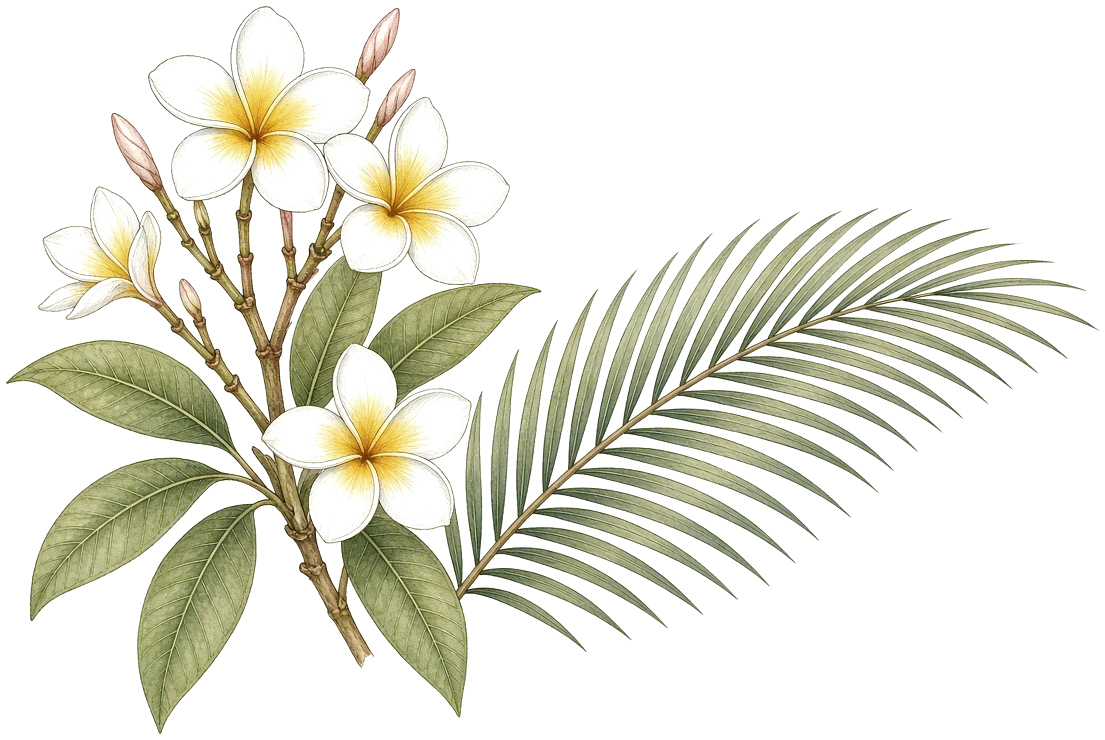
#> input picture source/art/bali_branch.webp, 1105 x 740 px
$ python -i prep_art.py   (imports and definitions only)
#> lines starting #> are read from the running program, lines starting #| are printed output that depends on the picture; after the words box and inside, x2 and y2 are one past the last pixel; in counts of white or black regions, pixels touching at a corner belong together
#> further down, picture is the input picture: PIL image 1105x740 RGBA; mean R, G, B, A 50.5, 49.3, 22.9, 41.7
#!/usr/bin/env python3
"""把 art_raw/ 里的装饰插画（白底/灰底 JPG）抠成透明 WebP，存到 art/。
Decorative illustrations only — the user's own photos are never touched here.

  watercolor (landscape / branch / landmark): white -> transparent (color-to-alpha)
  stamp / mascot: flood-fill the background from the corners, keep the paper/sticker edge
"""
from pathlib import Path
import numpy as np
import cv2
from PIL import Image, ImageFilter

SRC = Path(__file__).resolve().parent.parent
RAW, OUT = SRC / "art_raw", SRC / "art"
# [1 line not run here, left out]


# [11 lines left out: function color_to_alpha_white, not called in this run]


def flood_cutout(im, mode="mascot", feather=1.0):
    """Background = colour of the corners. Foreground = anything clearly
    different (brighter white sticker border, or coloured/darker stamp paper).
    Outer contours are filled so the inside of the shape stays solid."""
#> called with mode = 'mascot', feather = 1
    rgb = np.asarray(im.convert("RGB")).astype(np.int16)
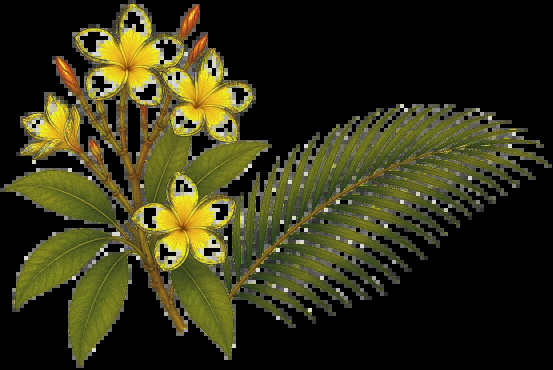
#> rgb: shape (740, 1105, 3) int16 (shown at 1/2 size); mean R, G, B 50.5, 49.3, 22.9
    h, w = rgb.shape[:2]
    c = 12
    corners = np.concatenate([rgb[:c, :c].reshape(-1, 3), rgb[:c, -c:].reshape(-1, 3),
                              rgb[-c:, :c].reshape(-1, 3), rgb[-c:, -c:].reshape(-1, 3)])
#> corners = 576 rows, first 8: [0, 0, 0], [0, 0, 0], [0, 0, 0], [0, 0, 0], [0, 0, 0], [0, 0, 0], [0, 0, 0], [0, 0, 0]
    bg = np.median(corners, axis=0)
#> bg = [0, 0, 0]
    L = rgb.mean(axis=2)
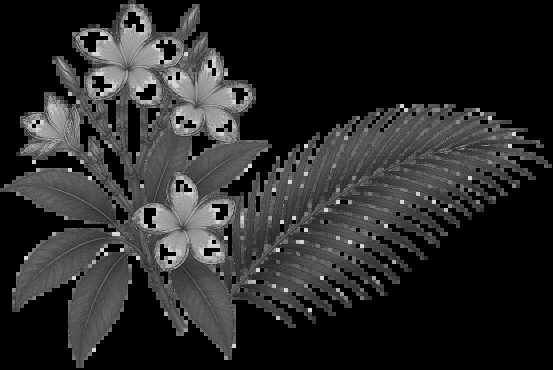
#> L: shape (740, 1105) float64 (shown at 1/2 size); min 0, max 218, mean 40.9
    Lbg = bg.mean()
#> Lbg = 0
    chroma = rgb.max(axis=2) - rgb.min(axis=2)
    if mode == "mascot":
        cand = (L - Lbg > 9) | (chroma > 28) | (Lbg - L > 60)
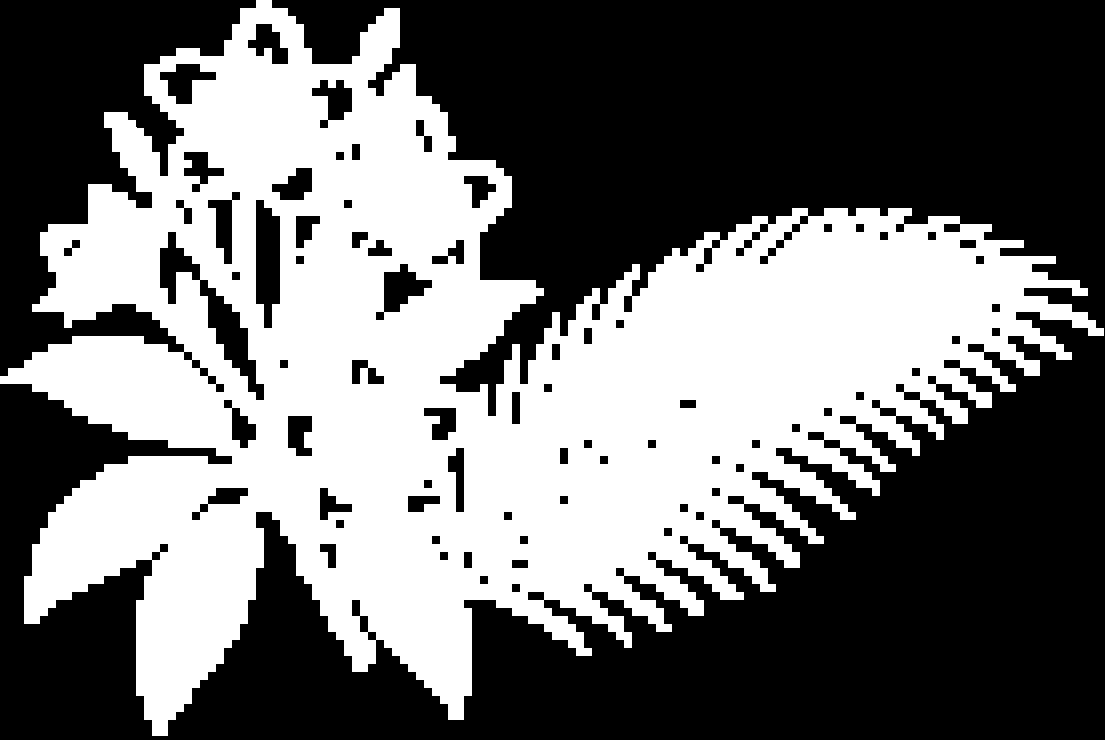
#> cand: shape (740, 1105) bool; 43.3% white; 1 white region, box (x1, y1, x2, y2) and area: (0, 0, 1104, 736) 354433
    else:  # stamp: white background, cream perforated paper
        cand = (Lbg - L > 6) | (chroma > 10)
    m = cand.astype(np.uint8) * 255
#> m: shape (740, 1105); 43.3% white; 1 white region
    m = cv2.morphologyEx(m, cv2.MORPH_OPEN, np.ones((3, 3), np.uint8))
    cnts, _ = cv2.findContours(m, cv2.RETR_EXTERNAL, cv2.CHAIN_APPROX_NONE)
#> cnts = 1 contour; box (x1, y1, x2, y2) and area: (0, 0, 1104, 736) 378062
    fill = np.zeros_like(m)
    for cn in cnts:
        if cv2.contourArea(cn) > 0.01 * h * w:
            cv2.drawContours(fill, [cn], -1, 255, -1)
#> this loop made 1 pass
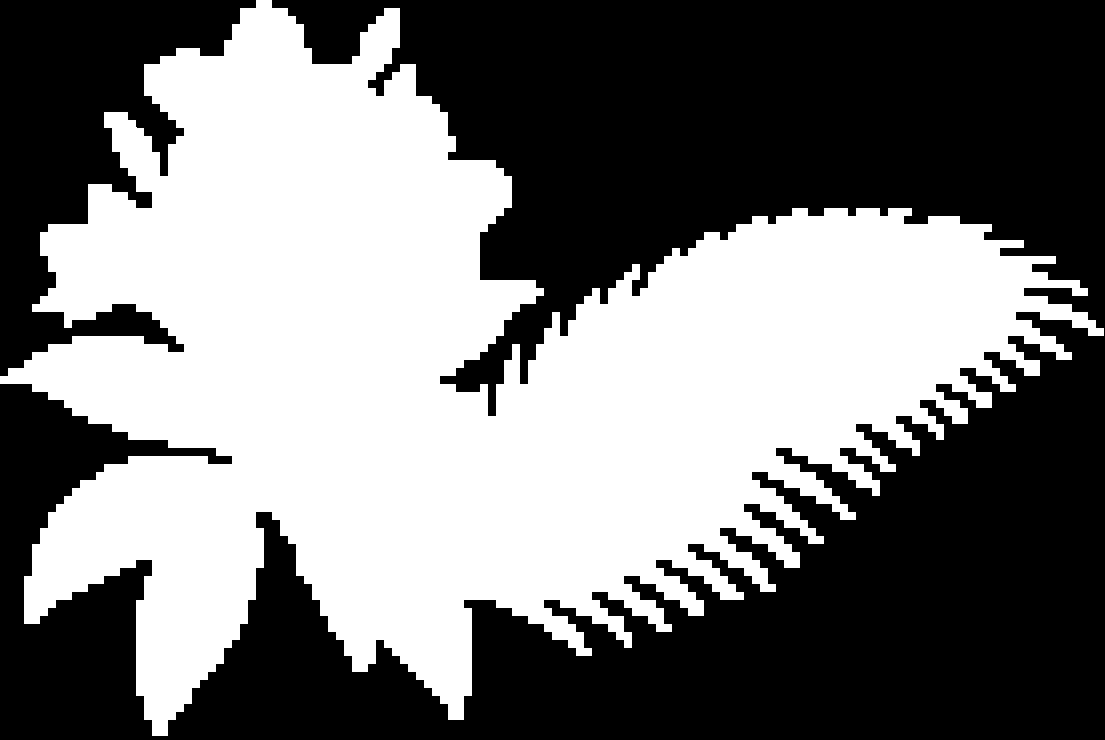
#> fill: shape (740, 1105); 46.8% white; 1 white region, box (x1, y1, x2, y2) and area: (0, 0, 1104, 736) 382913
    fill = cv2.erode(fill, np.ones((3, 3), np.uint8), iterations=1)
#> fill: shape (740, 1105); 45.6% white; 1 white region, box (x1, y1, x2, y2) and area: (0, 0, 1103, 735) 372809
    a = Image.fromarray(fill).filter(ImageFilter.GaussianBlur(feather))
    out = im.convert("RGB").copy()
    out.putalpha(a)
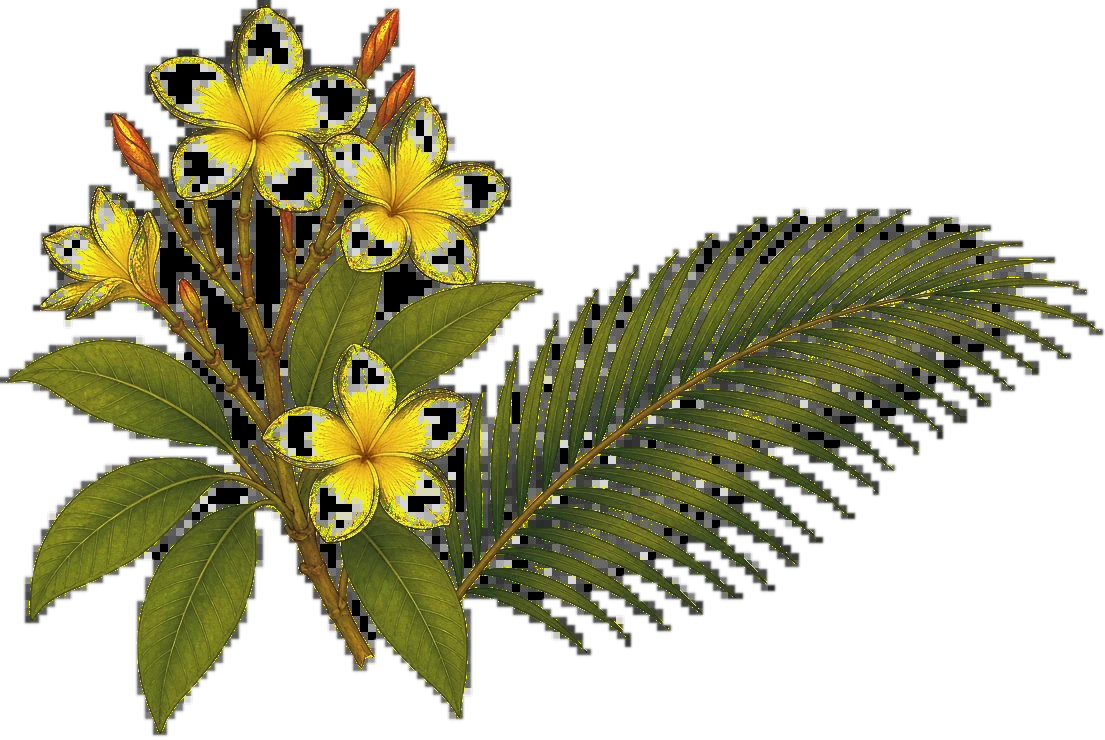
#> out: PIL image 1105x740 RGBA; mean R, G, B, A 50.5, 49.3, 22.9, 116.2; transparent parts drawn white
    return out


# [22 lines left out: functions trim, main, not called in this run]


# [2 lines not run here, left out]

>>> from PIL import Image
>>> picture = Image.open('../art/bali_branch.webp')
>>> result = flood_cutout(picture)

$ run again, on source/art/dali_branch.webp
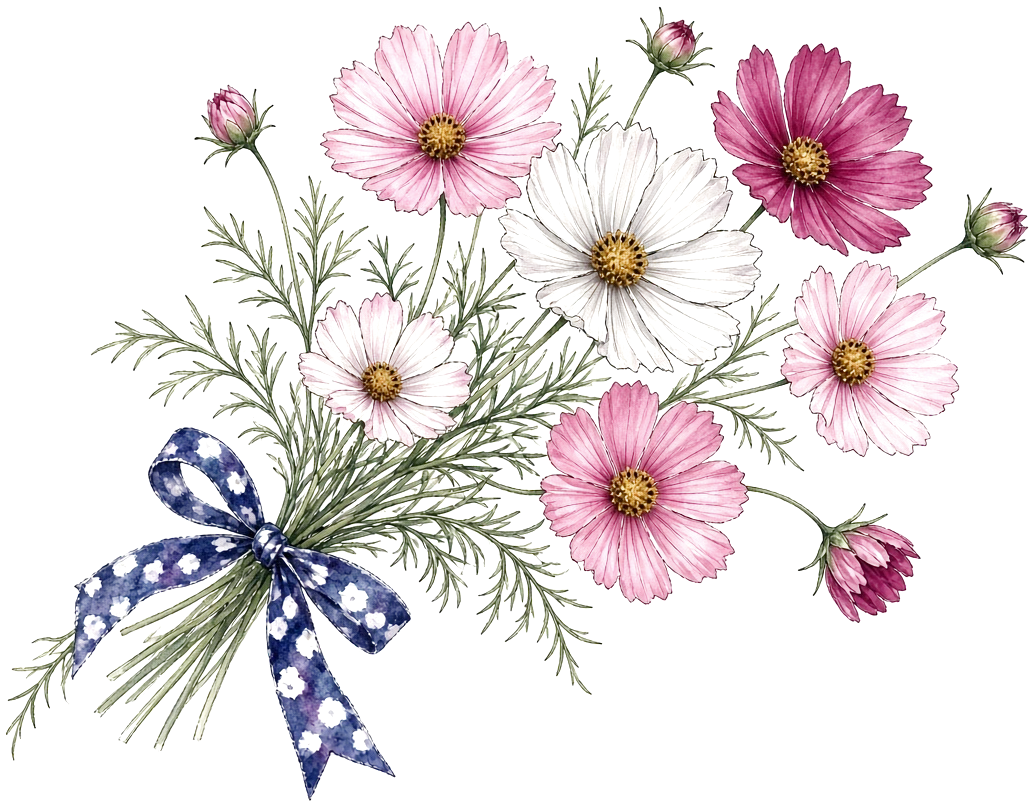
#> input picture source/art/dali_branch.webp, 1035 x 807 px
#> picture is the input picture: PIL image 1035x807 RGBA; mean R, G, B, A 57.8, 31.8, 35.7, 40.3
#> corners = 576 rows, first 8: [0, 0, 0], [0, 0, 0], [0, 0, 0], [0, 0, 0], [0, 0, 0], [0, 0, 0], [0, 0, 0], [0, 0, 0]
#> bg = [0, 0, 0]
#> Lbg = 0
#> in flood_cutout, `cand = (L - Lbg > 9) | (chroma > 28) | (Lbg - L > 60)`:
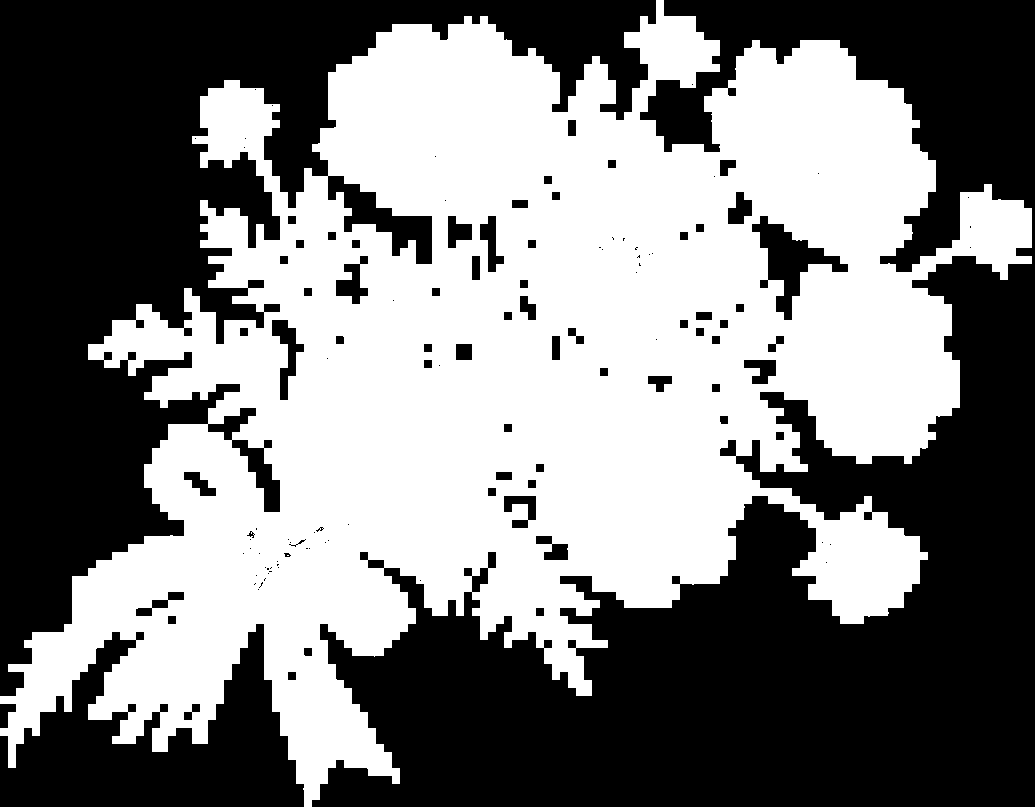
#> cand: shape (807, 1035) bool; 49.1% white; 2 white regions (1 under 20 px), largest, box (x1, y1, x2, y2) and area: (0, 0, 1032, 807) 410121
#> cnts = 1 contour; box (x1, y1, x2, y2) and area: (0, 0, 1032, 807) 426297
#> the loop in flood_cutout, `for cn in cnts:` made 1 pass
#> in flood_cutout, `out.putalpha(a)`:
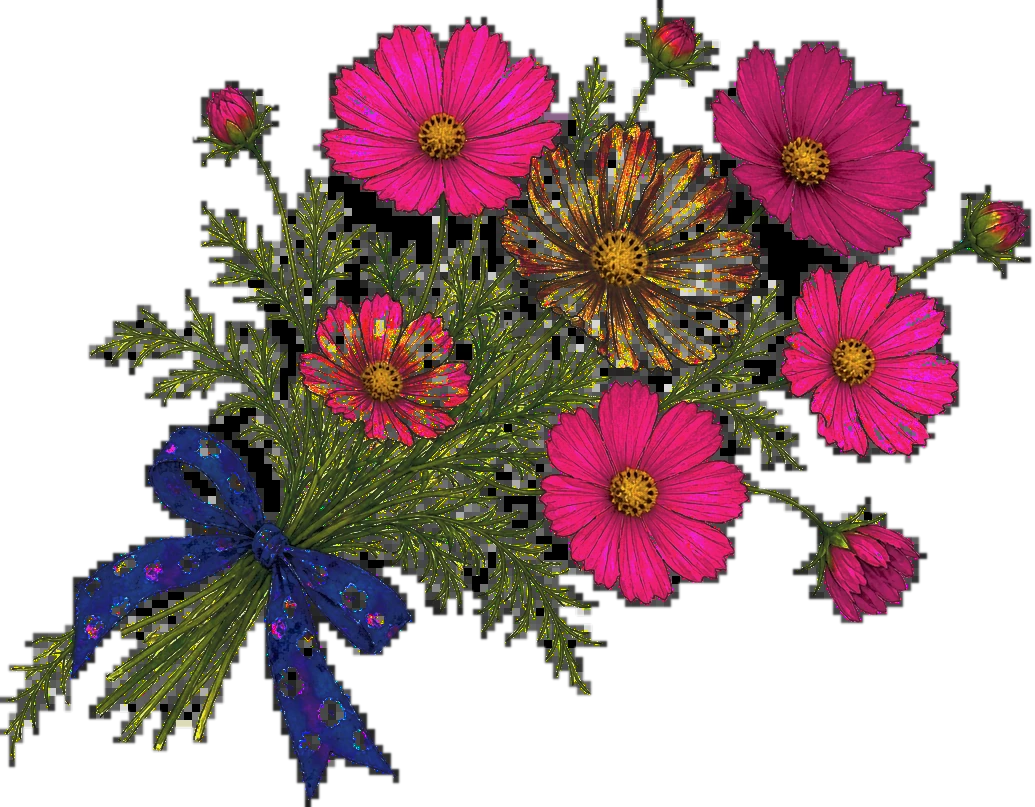
#> out: PIL image 1035x807 RGBA; mean R, G, B, A 57.8, 31.8, 35.7, 128.5; transparent parts drawn white
